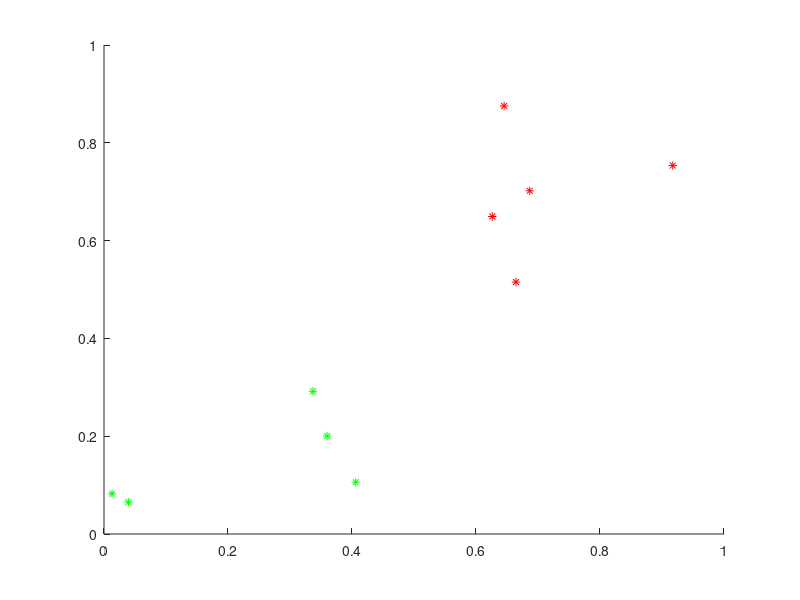

Here is the MATLAB script that generated this plot: (Note: this script raises an error after producing the figure.)
%
%
%     ---
%    /
% x1 \ 
%     ---
%
%

close all;
clc;

x = rand(1,40);

x1 = x(1:20);
x2 = x(21:40);

xt1 = [0.5*x1(1:5) 0.5*x1(6:10)+0.5];
xt2 = [0.5*x2(1:5) 0.5*x2(6:10)+0.5];

xc1 = [0.5*x1(11:15) 0.5*x1(16:20)+0.5];
xc2 = [0.5*x2(11:15) 0.5*x2(16:20)+0.5];

% Pirmi penki -- label1
% Antri penki -- label2
Xt = [xt1; xt2];
Xc = [xc1; xc2];

c_1 = mean(Xt(:,1:5)');
r_1 = 0.25;
w_1_1 = rand;
w_1_2 = rand;
w_2_1 = rand;
w_2_2 = rand;

c_2 = mean(Xt(:,6:10)');
r_2 = 0.25;
b_1 = rand;
b_2 = rand;

mu = 0.01;

T1 = [-1,-1,-1,-1,-1,1,1,1,1,1];
T2 = [1,1,1,1,1,-1,-1,-1,-1,-1];

ERR_1 = [];
ERR_2 = [];

for k = 1:100
    Y1 = [];
    Y2 = [];
    for j=1:10
        xt = Xt(:, j);
        y_1 = w_1_1 * exp(-abs(xt(1) - c_1(1))^2/r_1^2);
        y_2 = w_1_2 * exp(-abs(xt(2) - c_1(2))^2/r_1^2);
        Y1 = [Y1, sign(y_1 + y_2 + b_1)];
        
        y_1 = w_2_1 * exp(-abs(xt(1) - c_2(1))^2/r_2^2);
        y_2 = w_2_2 * exp(-abs(xt(2) - c_2(2))^2/r_2^2);
        Y2 = [Y2, sign(y_1 + y_2 + b_2)];
    end
    
    
    Err_1_sum = sum(Y1 - T1);
    Err_2_sum = sum(Y2 - T2);
    
    ERR_1 = [ERR_1 Err_1_sum];
    ERR_2 = [ERR_2 Err_2_sum];
    
    w_1_1 = w_1_1 - mu * Err_1_sum * sum(Xt(:,1));
    w_1_2 = w_1_2 - mu * Err_1_sum * sum(Xt(:,2));
    
    b_1 = b_1 - mu * Err_1_sum;
    
    w_2_1 = w_2_1 - mu * Err_2_sum * sum(Xt(:,1));
    w_2_2 = w_2_2 - mu * Err_2_sum * sum(Xt(:,2));
    
    b_2 = b_2 - mu * Err_2_sum;
end


figure;
hold on;
plot(xc1(1:5), xc2(1:5), 'g*');
plot(xc1(6:10), xc2(6:10), 'r*');
circle(c_1(1), c_1(2), r_1, 'g');
circle(c_2(1), c_2(2), r_2, 'r');
grid on
%line([0,1], [-b/w_2, -w_1/w_2 - b/w_2], 'Color', 'r');

hold on;
j = 0;
for j=1:length(Xc)
    xc = Xc(:, j);
    y_1 = w_1_1 * exp(-abs(xc(1) - c_1(1))^2/r_1^2);
    y_2 = w_1_2 * exp(-abs(xc(2) - c_1(2))^2/r_1^2);
    Y = sign(y_1 + y_2 + b_1);
    
    if Y == 1
        plot(xc(1), xc(1), 'g^');
    else
        plot(xc(1), xc(1), 'r^');
    end
end
hold off;

figure;

plot(ERR_1, 'g');
hold on;
plot(ERR_2, 'b');
hold off;
grid on;




